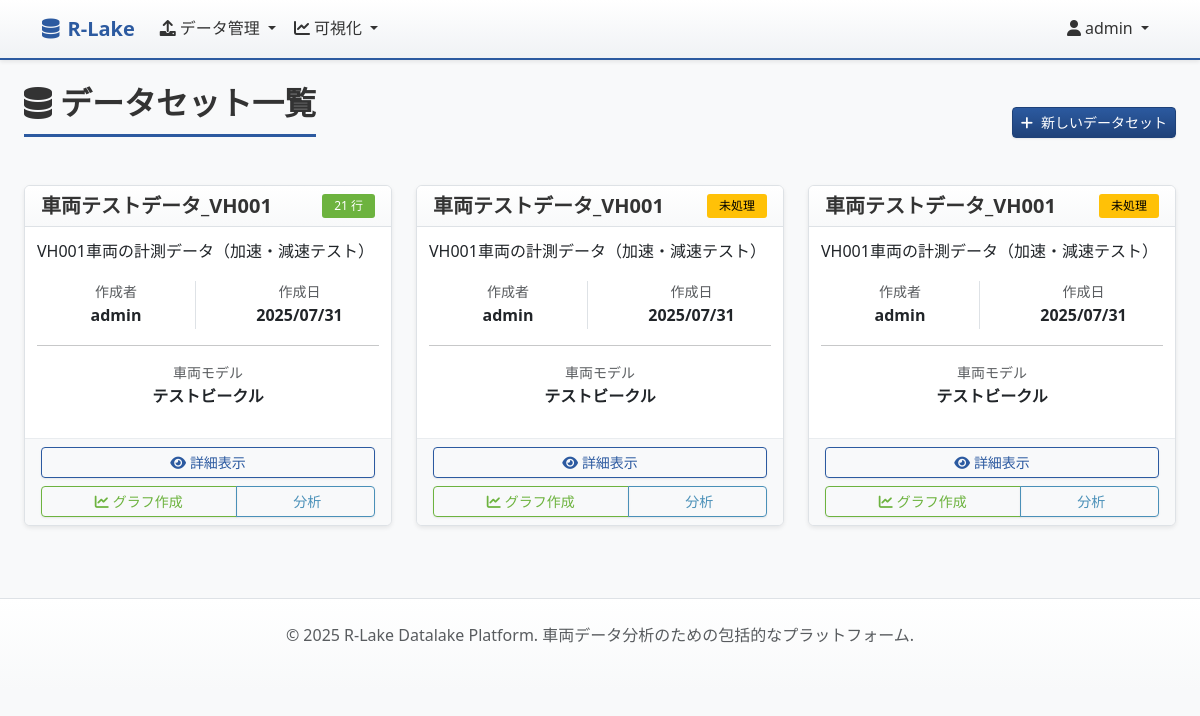
The page /api/ingest/ (signed in) on the database its author committed.
### ingest/models.py (models this page shows, shortened)
class Dataset(models.Model):
    name = models.CharField(max_length=255, verbose_name="データセット名")
    description = models.TextField(blank=True, verbose_name="説明")
    created_by = models.ForeignKey(User, on_delete=models.CASCADE, verbose_name="作成者")
    created_at = models.DateTimeField(auto_now_add=True, verbose_name="作成日時")
    updated_at = models.DateTimeField(auto_now=True, verbose_name="更新日時")
    vehicle_model = models.CharField(max_length=100, blank=True, verbose_name="車両モデル")
    measurement_date = models.DateTimeField(null=True, blank=True, verbose_name="計測日時")
    measurement_location = models.CharField(max_length=255, blank=True, verbose_name="計測場所")
    total_rows = models.IntegerField(default=0, verbose_name="総レコード数")
    is_active = models.BooleanField(default=True, verbose_name="アクティブ")
    class Meta:
        verbose_name = "データセット"
        verbose_name_plural = "データセット"
        ordering = ['-created_at']

### ingest/views.py (the view)
# urls.py: path('', views.DatasetListView.as_view(), name='dataset_list'),
class DatasetListView(LoginRequiredMixin, ListView):
    model = Dataset
    template_name = 'ingest/dataset_list.html'
    context_object_name = 'datasets'
    paginate_by = 20
    def get_queryset(self):
        return Dataset.objects.filter(is_active=True).order_by('-created_at')

### templates/ingest/dataset_list.html (shortened to what this page needs)
{% extends "base.html" %}
{% load static %}
{% block content %}
<div class="container-fluid">
    <div class="d-flex justify-content-between align-items-center mb-4">
        <h1>
            <i class="fas fa-database me-2"></i>データセット一覧
        </h1>
        <a href="{% url 'ingest:upload_csv' %}" class="btn btn-primary">
            <i class="fas fa-plus me-2"></i>新しいデータセット
        </a>
    </div>
    {% if datasets %}
        <div class="row">
            {% for dataset in datasets %}
                <div class="col-md-6 col-lg-4 mb-4">
                    <div class="card h-100">
                        <div class="card-header d-flex justify-content-between align-items-center">
                            <h5 class="card-title mb-0">{{ dataset.name }}</h5>
                            {% if dataset.total_rows > 0 %}
                                <span class="badge bg-success">{{ dataset.total_rows }} 行</span>
                            {% else %}
                                <span class="badge bg-warning">未処理</span>
                            {% endif %}
                        </div>
                        <div class="card-body">
                            <p class="card-text">{{ dataset.description|default:"説明なし"|truncatechars:100 }}</p>
                            <div class="row text-center">
                                <div class="col-6">
                                    <div class="border-end">
                                        <small class="text-muted d-block">作成者</small>
                                        <strong>{{ dataset.created_by.username }}</strong>
                                    </div>
                                </div>
                                <div class="col-6">
                                    <small class="text-muted d-block">作成日</small>
                                    <strong>{{ dataset.created_at|date:"Y/m/d" }}</strong>
                                </div>
                            </div>
                            {% if dataset.vehicle_model %}
                                <hr>
                                <div class="text-center">
                                    <small class="text-muted d-block">車両モデル</small>
                                    <strong>{{ dataset.vehicle_model }}</strong>
                                </div>
                            {% endif %}
                        </div>
                        <div class="card-footer">
                            <div class="d-grid gap-2">
                                <a href="{% url 'ingest:dataset_detail' dataset.pk %}" class="btn btn-outline-primary btn-sm">
                                    <i class="fas fa-eye me-1"></i>詳細表示
                                </a>
                                <div class="btn-group" role="group">
                                    <a href="{% url 'visualization:chart_create' %}?dataset={{ dataset.pk }}"
                                       class="btn btn-outline-success btn-sm">
                                        <i class="fas fa-chart-line me-1"></i>グラフ作成
                                    </a>
                                    <a href="{% url 'visualization:analysis_correlation' dataset.pk %}"
                                       class="btn btn-outline-info btn-sm">
                                        分析
                                    </a>
                                </div>
                            </div>
                        </div>
                    </div>
                </div>
            {% endfor %}
        </div>
    {% endif %}
</div>
{% endblock %}

### templates/base.html (shortened to what this page needs)
<!DOCTYPE html>
<html lang="ja">
<head>
    <link href="https://cdn.jsdelivr.net/npm/bootstrap@5.3.0/dist/css/bootstrap.min.css" rel="stylesheet">
    <link href="https://cdnjs.cloudflare.com/ajax/libs/font-awesome/6.0.0/css/all.min.css" rel="stylesheet">
    <link href="https://code.jquery.com/ui/1.13.2/themes/ui-lightness/jquery-ui.css" rel="stylesheet">
    {% load static %}
    <link rel="stylesheet" href="{% static 'css/custom.css' %}">
</head>
<body>
    <nav class="navbar navbar-expand-lg navbar-dark bg-primary">
        <div class="container">
            <a class="navbar-brand" href="{% url 'home' %}">
                <i class="fas fa-database me-2"></i>R-Lake
            </a>
            <div class="collapse navbar-collapse" id="navbarNav">
                <ul class="navbar-nav me-auto">
                    <li class="nav-item dropdown">
                        <a class="nav-link dropdown-toggle" href="#" id="dataDropdown" role="button" data-bs-toggle="dropdown">
                            <i class="fas fa-upload me-1"></i>データ管理
                        </a>
                    </li>
                    <li class="nav-item dropdown">
                        <a class="nav-link dropdown-toggle" href="#" id="vizDropdown" role="button" data-bs-toggle="dropdown">
                            <i class="fas fa-chart-line me-1"></i>可視化
                        </a>
                    </li>
                </ul>
                <ul class="navbar-nav">
                    {% if user.is_authenticated %}
                        <li class="nav-item dropdown">
                            <a class="nav-link dropdown-toggle" href="#" id="userDropdown" role="button" data-bs-toggle="dropdown">
                                <i class="fas fa-user me-1"></i>{{ user.username }}
                            </a>
                        </li>
                    {% else %}
                        <li class="nav-item">
                            <a class="nav-link" href="{% url 'accounts:login' %}">ログイン</a>
                        </li>
                    {% endif %}
                </ul>
            </div>
        </div>
    </nav>
    <main class="container-fluid mt-4">
        {% block content %}{% endblock %}
    </main>
    <footer class="bg-light text-center text-muted py-4 mt-5">
        <div class="container">
            <p>&copy; 2025 R-Lake Datalake Platform. 車両データ分析のための包括的なプラットフォーム.</p>
        </div>
    </footer>
</body>
</html>

### static/css/custom.css (style rules this page uses)
:root { --primary-color: #2c5aa0; --primary-dark: #1e4178; --secondary-color: #4a90b8; --accent-color: #6db33f; --accent-dark: #5a9c2a; --bg-light: #f8f9fa; --bg-white: #ffffff; --border-color: #dee2e6; --border-light: #e9ecef; --text-dark: #333333; --text-muted: #6c757d; --shadow-sm: 0 2px 4px rgba(0,0,0,0.08); --shadow-md: 0 4px 8px rgba(0,0,0,0.12); }
body { font-family: 'Segoe UI', Tahoma, Geneva, Verdana, sans-serif; background-color: var(--bg-light); color: var(--text-dark); line-height: 1.6; }
.navbar { background: linear-gradient(to bottom, var(--bg-white), #f0f2f5) !important; border-bottom: 2px solid var(--primary-color); box-shadow: var(--shadow-sm); padding: 0.5rem 0; }
.navbar-brand { color: var(--primary-color) !important; font-weight: 600; font-size: 1.25rem; text-shadow: none; }
.navbar-nav .nav-link { color: var(--text-dark) !important; font-weight: 500; border-radius: 3px; margin: 0 1px; padding: 0.25rem 0.5rem; transition: all 0.2s ease; }
.card { border: 1px solid var(--border-color); border-radius: 6px; box-shadow: var(--shadow-sm); margin-bottom: 1rem; background-color: var(--bg-white); transition: box-shadow 0.2s ease; }
.card-header { background: linear-gradient(to bottom, var(--bg-white), var(--bg-light)); border-bottom: 1px solid var(--border-color); font-weight: 600; color: var(--text-dark); padding: 0.5rem 1rem; border-radius: 5px 5px 0 0; }
.card-body { padding: 0.75rem; }
.card-footer { background-color: var(--bg-light); border-top: 1px solid var(--border-light); padding: 0.5rem 1rem; }
.btn { border-radius: 4px; font-weight: 500; padding: 0.25rem 0.5rem; transition: all 0.2s ease; box-shadow: 0 1px 2px rgba(0,0,0,0.08); font-size: 0.875rem; }
.btn-primary { background: linear-gradient(to bottom, var(--primary-color), var(--primary-dark)); border: 1px solid var(--primary-dark); color: white; }
.btn-outline-primary { color: var(--primary-color); border-color: var(--primary-color); background-color: transparent; }
.btn-outline-success { color: var(--accent-color); border-color: var(--accent-color); }
.btn-outline-info { color: var(--secondary-color); border-color: var(--secondary-color); }
.badge { border-radius: 3px; font-weight: 500; padding: 0.375rem 0.75rem; }
.badge.bg-success { background-color: var(--accent-color) !important; }
.badge.bg-warning { background-color: #ffc107 !important; color: #000; }
h1, h2, h3, h4, h5, h6 { color: var(--text-dark); font-weight: 600; }
h1 { border-bottom: 3px solid var(--primary-color); padding-bottom: 0.75rem; margin-bottom: 1.5rem; font-size: 2rem; }
a { color: var(--primary-color); text-decoration: none; transition: color 0.2s ease; }
footer { background: linear-gradient(to bottom, var(--bg-white), var(--bg-light)) !important; border-top: 1px solid var(--border-color); margin-top: 3rem; }

### rows shown on the page
Dataset: name "車両テストデータ_VH001", total_rows "21", description "VH001車両の計測データ（加速・減速テスト）", created_by.username "admin", created_at "2025/07/31", vehicle_model "テストビークル"
Dataset: name "車両テストデータ_VH001", total_rows "未処理", description "VH001車両の計測データ（加速・減速テスト）", created_by.username "admin", created_at "2025/07/31", vehicle_model "テストビークル"
Dataset: name "車両テストデータ_VH001", total_rows "未処理", description "VH001車両の計測データ（加速・減速テスト）", created_by.username "admin", created_at "2025/07/31", vehicle_model "テストビークル"

### other values the page prints
{{ user.username }} "admin"
